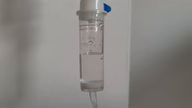
#> input picture frame 15 of video_input/Rapido_1_5s_res_10.webm, 192 x 108 px, given in place of Rapido 1.mp4, which was not available
$ python extract_frames.py
#> lines starting #> are read from the running program, lines starting #| are printed output that depends on the picture
import cv2
import os

video_path = "video_input/Rapido 1.mp4"
output_dir = "video_input/frames"

if not os.path.exists(output_dir):
    os.makedirs(output_dir)

cap = cv2.VideoCapture(video_path)
fps = cap.get(cv2.CAP_PROP_FPS)

print(f"FPS: {fps}")

count = 0
max_frames = int(fps * 5) # 5 seconds

while cap.isOpened() and count < max_frames:
    ret, frame = cap.read()
#> frame is the input picture: shape (108, 192, 3); mean B, G, R 130.6, 133.6, 136.5
    if not ret:
        break

    # Resize to something manageable like 160x120
    small_frame = cv2.resize(frame, (160, 120))
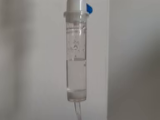
#> small_frame: shape (120, 160, 3); mean B, G, R 130.5, 133.6, 136.5
    gray_frame = cv2.cvtColor(small_frame, cv2.COLOR_BGR2GRAY)

    cv2.imwrite(f"{output_dir}/frame_{count:04d}.png", gray_frame)
    count += 1

    if count % 30 == 0:
        print(f"Extracted {count} frames...")

cap.release()
print(f"Done! Extracted {count} frames.")

$ run again, starting later in the video
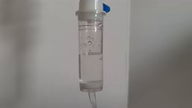
#> input picture frame 67 of video_input/Rapido_1_5s_res_10.webm, 192 x 108 px, given in place of Rapido 1.mp4, which was not available
#> frame is the input picture: shape (108, 192, 3); mean B, G, R 130.4, 133.5, 136.4
#> `small_frame = cv2.resize(frame, (160, 120))`:
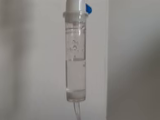
#> small_frame: shape (120, 160, 3); mean B, G, R 130.3, 133.5, 136.3

$ run again, starting later in the video
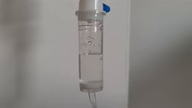
#> input picture frame 120 of video_input/Rapido_1_5s_res_10.webm, 192 x 108 px, given in place of Rapido 1.mp4, which was not available
#> frame is the input picture: shape (108, 192, 3); mean B, G, R 130.4, 133.6, 136.5
#> `small_frame = cv2.resize(frame, (160, 120))`:
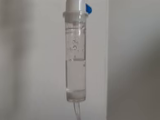
#> small_frame: shape (120, 160, 3); mean B, G, R 130.4, 133.5, 136.4
